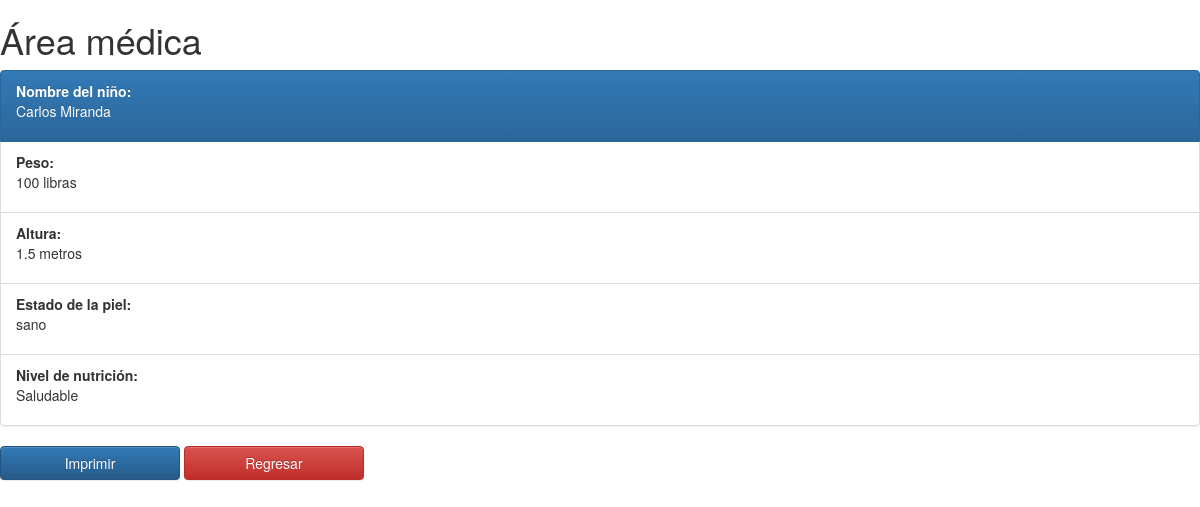
The app's page /1/medica with its own data.
### nino/models.py (models this page shows, shortened)
class Area_Medica(models.Model):
    nino=models.ForeignKey(NNA,on_delete=models.CASCADE)
    peso=models.IntegerField(verbose_name="Peso del niño (Libras)")
    altura=models.FloatField(verbose_name="Altura del niño (Metros)")
    presencia_piojos=models.BooleanField(verbose_name="Presencia de piojos")
    presencia_acaros=models.BooleanField(verbose_name="Presencia de acaros")
    programa_vacunacion=models.BooleanField(verbose_name="Programa de vacunación")
    examen_sangre=models.BooleanField(verbose_name="Examen de sangre")
    examne_orina=models.BooleanField(verbose_name="Examen de orina")
    estado_piel=models.TextField(verbose_name="Estado de la piel")
    nivel_nutricion=models.ForeignKey(Nivel_Nutricion,on_delete=models.CASCADE)
    class Meta:
        verbose_name = 'Area_Medica'
        verbose_name_plural = 'Area_Medicas'

class NNA(models.Model):
    SEXO=[
        ("M","Masculino"),
        ("F","Femenino"),
    ]
    EDUCACION=[
        ("Pr","Pre-Primario"),
        ("P","Primario"),
        ("Ba","Básico"),
        ("D","Diversificado"),
        ("Na","Ninguno"),
    ]
    JUZGADO=[
         ("Ay","Ayutla"),
         ("Sm","San Marcos"),
         ("Ca","Catarina"),
         ("Cm","Comitancillo"),
         ("Ct","Concepción Tutuapa"),
         ("Eq","El Quetzal"),
         ("Et","El Tumbador"),
         ("Ep","Esquipulas Palo Gordo"),
         ("Ix","Ixchiguan"),
         ("Lb","La Blanca"),
         ("Lr","La Reforma"),
         ("M","Malacatán"),
         ("Np","Nuevo Progreso"),
         ("O","Ocós"),
         ("P","Pajapita"),
         ("R","Río Blanco"),
         ("Sac","San Antornio Sac."),
         ("Scc","San Cristóbal Cucho"),
         ("Sr","San José el Rodeo"),
         ("So","San José Ojetenam"),
         ("Sl","San Lorenzo"),
         ("Sx","San Miguel Ixtahuacán"),
         ("Sjr","San José el Rodeo"),
         ("Sp","San Pablo"),
         ("Spc","San Pedro Sac."),
         ("Srp","San Rafael pie de la Cuesta"),
         ("S","Sibinal"),
         ("Si","Sipacapa"),
         ("T","Tacaná"),
         ("Tj","Tajumulco"),
         ("Tja","Tejutla"),
    ]
    OFICIAL=[
        ("fr","1ro"),
        ("sd","2do"),
        ("tr","3ro"),
        ("fr","4to"),
        ("N","Ninguno"),
    ]
    fecha_evaluacion = models.DateField(verbose_name="Fecha de evaluación Biopsicosocial")
    nombre_nino = models.CharField(max_length=60,verbose_name="Nombres del niño")
    apellido_nino = models.CharField(max_length=60,verbose_name="Apellidos del niño")
    no_expediente=models.IntegerField(verbose_name="Número de expediente")
    juzgado_refiere=models.CharField(max_length=4,choices=JUZGADO,blank=True,null=True,verbose_name="Juzgado que refiere al niño")
    oficial=models.CharField(max_length=4,choices=OFICIAL,verbose_name="Oficial",blank=True,default=True)
    image = models.ImageField(upload_to="doc",verbose_name="Fotografía del niño")
    cui = models.CharField(max_length=60,blank=True,null=True,verbose_name="CUI")
    certificado_nacimiento=models.FileField(upload_to="doc",verbose_name="Certificado de nacimiento (Archivo .pdf)")
    sexo = models.CharField(max_length=3,choices=SEXO,verbose_name="Sexo")
    grado_educativo=models.CharField(max_length=30,choices=EDUCACION,null=True,blank=True,verbose_name="Nivel educativo")
    fecha_nacimiento = models.DateField(verbose_name="Fecha de nacimiento")
    lugar_nacimiento = models.CharField(max_length=60,verbose_name="Lugar de nacimiento")
    lugar_residencia = models.CharField(max_length=60,verbose_name="Lugar de residencia")
    motivo_ingreso=models.ForeignKey(Motivo_Ingreso,on_delete=models.PROTECT)
    descripcion_motivo=models.TextField(verbose_name="Descripción del motivo de ingreso")
    ocupacion = models.CharField(max_length=60,null=True,blank=True,verbose_name="Ocupación")
    religion = models.CharField(max_length=30,null=True,blank=True,verbose_name="Religión")
    idioma=models.ForeignKey(Idioma,on_delete=models.PROTECT)
    etnia=models.ForeignKey(Etnia,on_delete=models.PROTECT)
    nombre_madre = models.CharField(max_length=100,verbose_name="Nombre completo de la madre")
    nombre_padre = models.CharField(max_length=100,verbose_name="Nombre completo del padre")
    fecha_ingreso = models.DateField(verbose_name="Fecha de ingreso a CANICA")
    orden_ingreso=models.FileField(upload_to="doc",verbose_name="Orden de ingreso (Archivo .pdf)",)
    estado=models.BooleanField(default=True,verbose_name="Estado")
    class Meta:
        verbose_name = 'NNA'
        verbose_name_plural = 'NNAs'
    def __str__(self):
        return self.nombre_nino+" "+self.apellido_nino

class Nivel_Nutricion(models.Model):
    nivel = models.CharField(max_length=60,verbose_name="Nivel de nutrición")
    descripcion=models.TextField(verbose_name="Descripción")
    estado=models.BooleanField(default=True,verbose_name="Estado")
    class Meta:
        verbose_name = 'Nivel_Nutricion'
        verbose_name_plural = 'Nivel_Nutricions'
    def __str__(self):
        return self.nivel

### nino/views.py (the view)
# urls.py: path("<int:pk>/medica", views.Area_MedicaDetailView.as_view(), name="detail_medico"),
class Area_MedicaDetailView(generic.DetailView):
    model = Area_Medica
    template_name = "detail_medico.html"

### nino/templates/detail_medico.html (shortened to what this page needs)
<!DOCTYPE html>
<html lang="en">
<head>
    <link rel="stylesheet" href="//maxcdn.bootstrapcdn.com/bootstrap/3.2.0/css/bootstrap.min.css">
    <link rel="stylesheet" href="//maxcdn.bootstrapcdn.com/bootstrap/3.2.0/css/bootstrap-theme.min.css">
    {% load static  %}
</head>
<body>
    <h1>Área médica</h1>
    <ul class="list-group">
        <li class="list-group-item active"><strong>Nombre del niño:</strong><p>{{area_medica.nino}}</p> </li>
        <li class="list-group-item"><strong>Peso:</strong><p>{{area_medica.peso}} libras</p></li>
        <li class="list-group-item"><strong>Altura:</strong><p>{{area_medica.altura}} metros</p></li>
        <li class="list-group-item"><strong>Estado de la piel:</strong><p>{{area_medica.estado_piel}}</p></li>
        <li class="list-group-item"><strong>Nivel de nutrición:</strong><p>{{area_medica.nivel_nutricion}}</p></li>
      </ul>
      <button class="btn btn-primary hidden-print float-right" style="width: 15%;" onclick="myFunction()">Imprimir</button>
      <a href="/a_medica" style="width:15%;" class="btn btn-danger hidden-print float-right">Regresar</a>
</body>
</html>

### records on screen
Area_Medica: nino "Carlos Miranda", peso "100", altura "1.5", estado_piel "sano", nivel_nutricion "Saludable"
